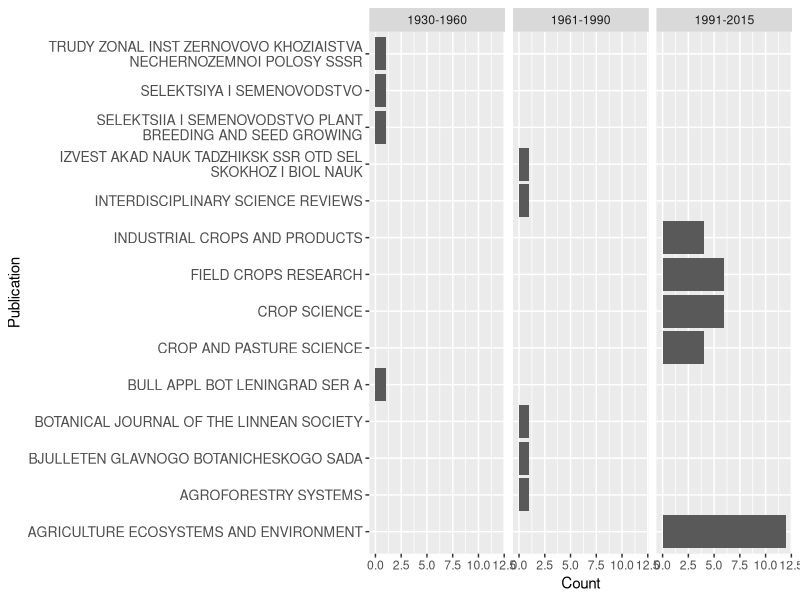
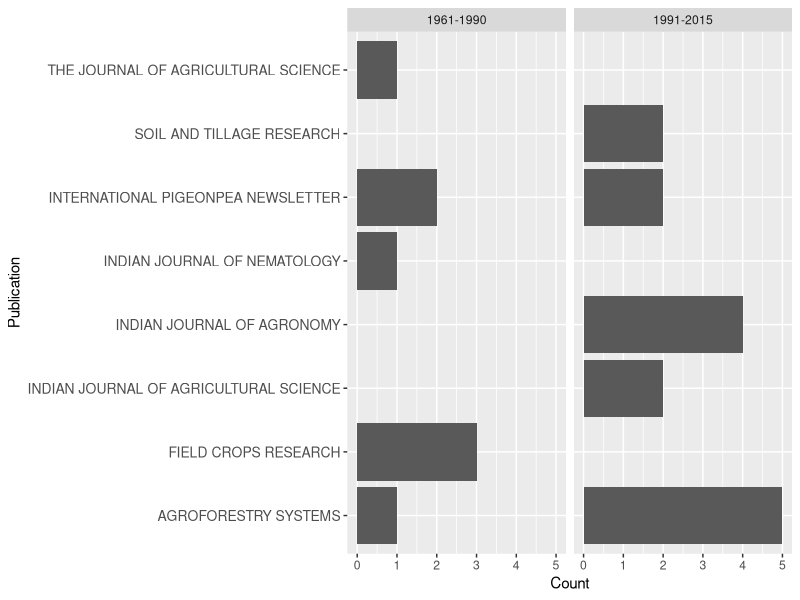
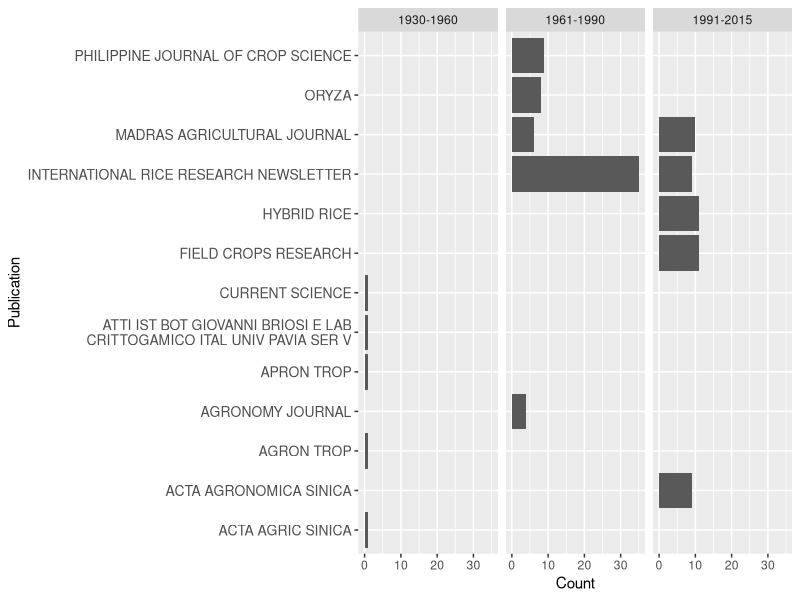
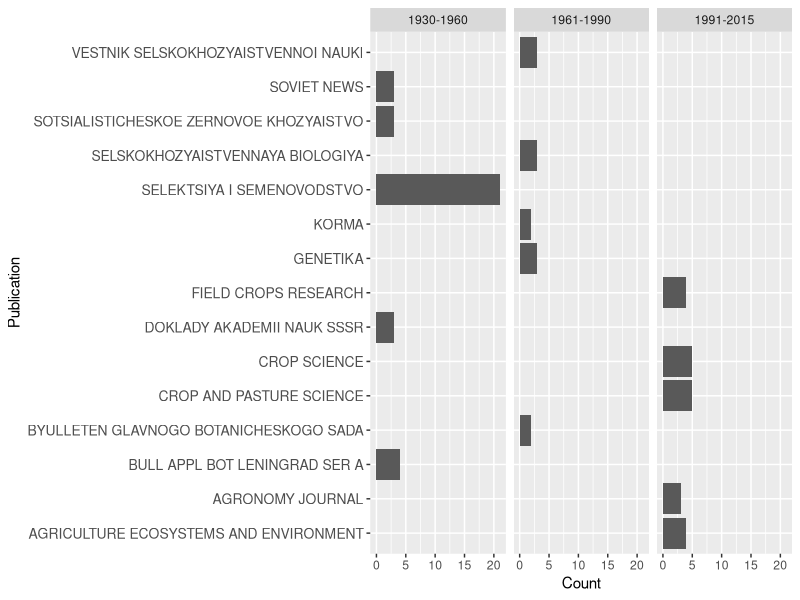
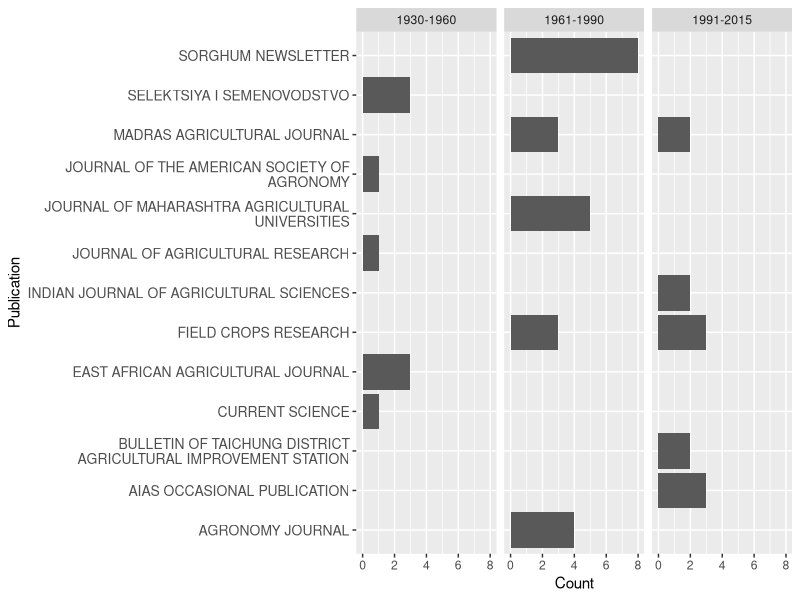
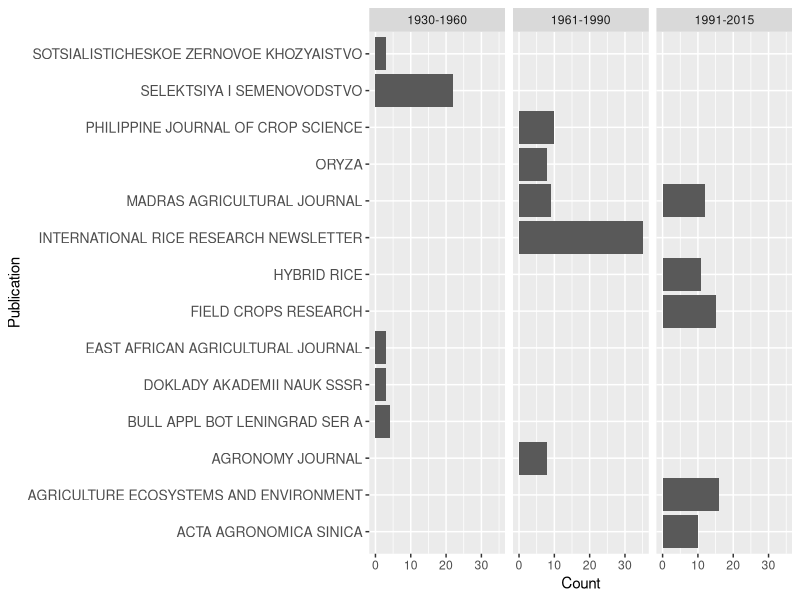

The R script that drew these images, in order:
## Import Data
d <- data.frame(year = read.csv("P_grains_relevant.csv")$Publication.Year,
                Publication = as.character(
                    read.csv("P_grains_relevant.csv")$Publication.Title),
                tags = read.csv("P_grains_relevant.csv")$Manual.Tags
                )

## Replace "&" with "and"
d$Publication <- gsub("&", "and", d$Publication, ignore.case=T)

## Remove punctuation
d$Publication <- gsub("[[:punct:]]", "", d$Publication)

## Remove extra spaces
d$Publication <- gsub("[ ]+", " ", d$Publication, perl=T)

## upcase
d$Publication <- toupper(d$Publication)

## journal titles per period

require(reshape2)
require(plyr)

dates.min <- c(min(d$year), min(d$year)+30*c(1:2)+1)
dates.max <- c(min(d$year)+30*c(1:2),max(d$year))
dates <- c(1929+30*c(0:2), max(d$year))

d.list <- split(d,f=cut(d$year, breaks=dates, labels = paste(dates.min, dates.max, sep= "-")))
d <- ldply(d.list, .id="period")

## list per crop

d.list <- list(grain = d[grep("search.grain", d$tags),][,c("Publication","period")],
               pigeonpea = d[grep("search.pigeonpea", d$tags),][,c("Publication","period")],
               rice = d[grep("search.rice", d$tags),][,c("Publication","period")],
               rye_wheat = d[sort(
                   unique(unlist(sapply(c("search.rye", "search.wheat"),
                                        grep, d$tags), recursive=T))),][,c("Publication","period")],
               sorghum = d[grep("search.sorghum", d$tags),][,c("Publication","period")],
               all = d[,c("Publication","period")])

## Count publications per period

d.list.summary <- lapply(d.list, ddply, .(period, Publication),
                         summarise,
                         Count = length(Publication))

## Calculate publication count for the period, and normalize counts

d.list.summary <- lapply(d.list.summary, ddply, .(period),
                         mutate,
                         n.period = length(Publication),
                         n.norm = Count/n.period)

## Flatten, arrange dataframe

d.df.summary <- ldply(d.list.summary, .id="key")
d.df.summary <- arrange(d.df.summary, key, desc(period), desc(n.norm),
                        Publication)

## Select top 5 publications per time period

d.df.summary <- ddply(d.df.summary, .(key, period), function(x) x[1:5,])

detach(package:reshape2, unload=T)
detach(package:plyr, unload=T)

## Wrap names

require(stringr)
d.df.summary$Publication <- str_wrap(d.df.summary$Publication, width=40)
detach(package:stringr, unload=T)

## Select complete cases

d.df.summary <- d.df.summary[complete.cases(d.df.summary),]

## Create Plots

require(ggplot2)

for (i in unique(d.df.summary$key)){

    g <- ggplot(d.df.summary[d.df.summary$key == i,],
                aes(x=Publication, y=Count))+
        geom_bar(stat="identity")+
            facet_grid(. ~ period, scale = "free_y")+
                theme(axis.text.y = element_text(size = 10))+
                coord_flip()

    ggsave(g,file=paste(getwd(),"/figures/","publications-3periods-",
                 i,".pdf",sep=""), width = 7, height = 7, units = "in")

}

detach(package:ggplot2, unload=T)
